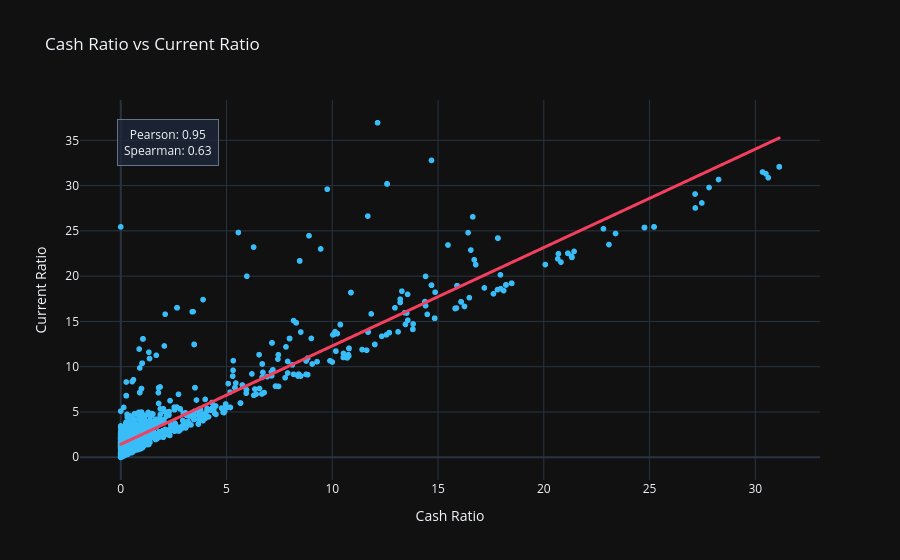

This figure's notebook cell:
### Markdown cell above
c. CR-Cash Ratio

### Code cell
df = conn.sql("""
    SELECT
        accession_number,
        period_end,
        cash_ratio,
        current_ratio
    FROM gold.fact_financial_metrics
    WHERE cash_ratio IS NOT NULL
      AND current_ratio IS NOT NULL
""").df()

pearson_corr, pearson_p = pearsonr(df['cash_ratio'], df['current_ratio'])
spearman_corr, spearman_p = spearmanr(df['cash_ratio'], df['current_ratio'])

cr_low, cr_high = df["cash_ratio"].quantile([0.01, 0.99])
qr_low, qr_high = df["current_ratio"].quantile([0.01, 0.99])

df_plot = df[
    df["cash_ratio"].between(cr_low, cr_high)
    & df["current_ratio"].between(qr_low, qr_high)
]

fig = px.scatter(
    df_plot,
    x="cash_ratio",
    y="current_ratio",
    title="Cash Ratio vs Current Ratio",
    labels={"cash_ratio": "Cash Ratio", "current_ratio": "Current Ratio"},
    trendline="ols",
    template="plotly_dark",
    color_discrete_sequence=["#38BDF8"]  
)

fig.update_traces(line=dict(color="#F43F5E", width=3), selector=dict(mode="lines"))

fig.add_annotation(
    x=0.05,
    y=0.95,
    xref="paper",
    yref="paper",
    text=f'Pearson: {pearson_corr:.2f}<br>Spearman: {spearman_corr:.2f}',
    showarrow=False,
    bgcolor="rgba(30, 41, 59, 0.8)", 
    bordercolor="#64748B",            
    borderwidth=1,
    borderpad=6
)

fig.show()

### Figure 1 — Plotly figure (JSON) as saved in the notebook; plotly's stock layout.template omitted (floating-point values rounded to 4 significant figures; data arrays with more than 128 entries replaced by an {"elided": "..."} marker saying what was removed)
{"data": [{"hovertemplate": "Cash Ratio=%{x}<br>Current Ratio=%{y}<extra></extra>", "legendgroup": "", "marker": {"color": "#38BDF8", "symbol": "circle"}, "mode": "markers", "name": "", "showlegend": false, "type": "scattergl", "x": {"elided": "4903 float values"}, "xaxis": "x", "y": {"elided": "4903 float values"}, "yaxis": "y"}, {"hovertemplate": "<b>OLS trendline</b><br>current_ratio = 1.08663 * cash_ratio + 1.4293<br>R<sup>2</sup>=0.844242<br><br>Cash Ratio=%{x}<br>Current Ratio=%{y} <b>(trend)</b><extra></extra>", "legendgroup": "", "line": {"color": "#F43F5E", "width": 3}, "marker": {"color": "#38BDF8", "symbol": "circle"}, "mode": "lines", "name": "", "showlegend": false, "type": "scattergl", "x": {"elided": "4903 float values"}, "xaxis": "x", "y": {"elided": "4903 float values"}, "yaxis": "y"}], "layout": {"annotations": [{"bgcolor": "rgba(30, 41, 59, 0.8)", "bordercolor": "#64748B", "borderpad": 6, "borderwidth": 1, "showarrow": false, "text": "Pearson: 0.95<br>Spearman: 0.63", "x": 0.05, "xref": "paper", "y": 0.95, "yref": "paper"}], "legend": {"tracegroupgap": 0}, "title": {"text": "Cash Ratio vs Current Ratio"}, "xaxis": {"anchor": "y", "domain": [0, 1], "title": {"text": "Cash Ratio"}}, "yaxis": {"anchor": "x", "domain": [0, 1], "title": {"text": "Current Ratio"}}}}
